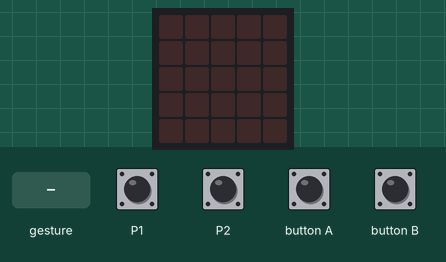
Bench run of a program on a simulated Calliope mini (MakeCode). Shown: the board's 5×5 LED display. The inputs (shaded band) are chosen by the test bench. No radio messages arrive unless stated (any console line starting 'radio sent:' is added by the test bench); a tilt is held for 1.5 s and a shake lasts 1 s, then the board lies face up again; what the program prints to the serial console is not drawn.

Above: at 1.2 s.
1.3 s: touch pin P1 pressed for 0.15 s
At 2.2 s:
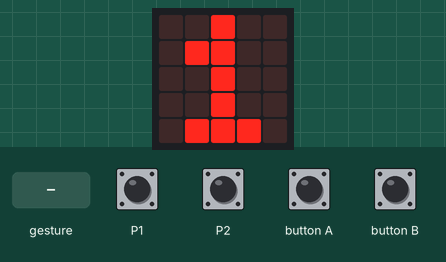
2.9 s: gesture 'shake'
At 4.3 s:
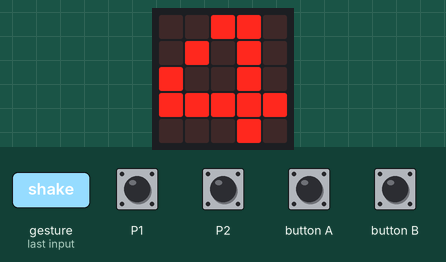
4.6 s: touch pin P2 pressed for 0.15 s
At 5.4 s:
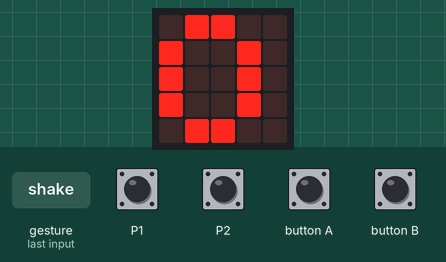
Timing chart, 0 to 7.6 s (numbered marks = the images above; inputs shaded):
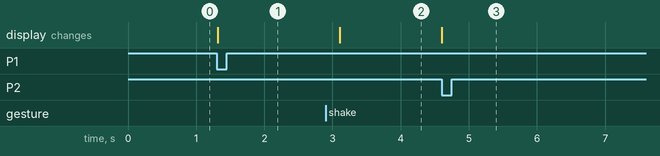

Measured:
- after the input at 1.3 s, the display: changes at once (image 1)
- after the input at 2.9 s, the display: changes after 0.21 s (image 2)
- after the input at 4.6 s, the display: changes at once (image 3)

The program:

main.ts
```typescript
radio.setGroup(1)
basic.forever(function () {
    if (!(input.buttonIsPressed(Button.A)) && !(input.buttonIsPressed(Button.B))) {
        radio.sendNumber(0)
    } else if (input.buttonIsPressed(Button.A) && !(input.buttonIsPressed(Button.B))) {
        radio.sendNumber(1)
    } else if (!(input.buttonIsPressed(Button.A)) && input.buttonIsPressed(Button.B)) {
        radio.sendNumber(2)
    } else {
        radio.sendNumber(3)
    }
    if (input.pinIsPressed(TouchPin.P1)) {
        radio.sendValue("richtung", 1)
        basic.showNumber(1, 5)
    } else if (input.pinIsPressed(TouchPin.P2)) {
        radio.sendValue("richtung", 0)
        basic.showNumber(0, 5)
    } else if (input.isGesture(Gesture.Shake)) {
        radio.sendValue("hupen", 0)
        basic.showNumber(4, 5)
    } else {

    }
})
```

test.ts
```typescript
// Hier kann man Tests durchführen; diese Datei wird nicht kompiliert, wenn dieses Paket als Erweiterung verwendet wird.
```
